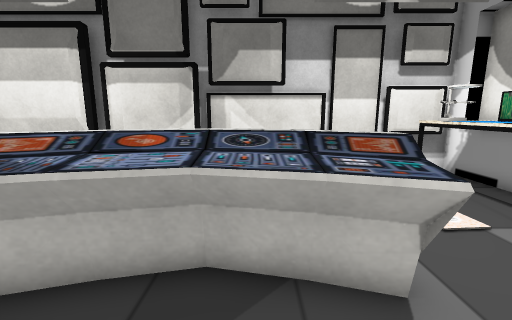
view 1 (above)

13 first-person views from a walk through a scene from a Unity 3-D project. The camera is 1.3 m above the floor, tilts 10° down and sees 90° across. The floor is counted in squares, 0.5 m on a side. Each view is taken from the middle of a square. On the plan, view 1 faces up. The plan holds only what a view shows up to about 18 squares ahead; the rest is blank. The player character is not drawn. Some surface patterns are stand-ins.

view 2
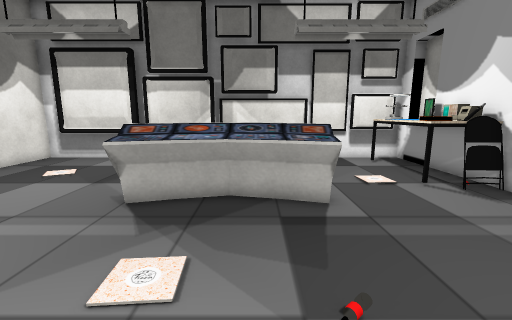

view 3
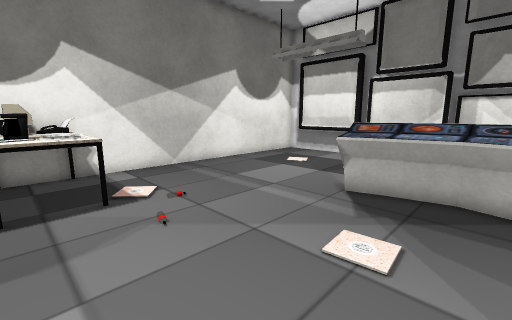

view 4
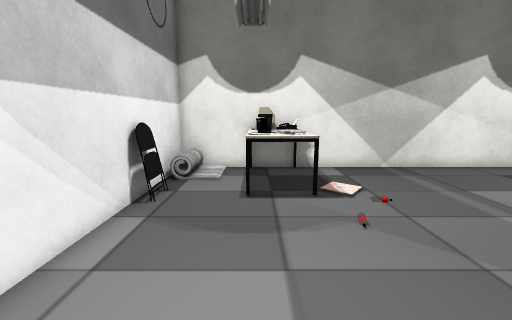

view 5
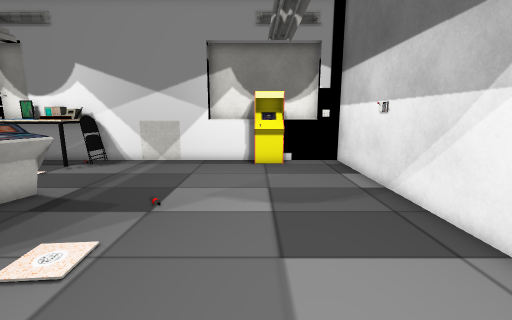

view 6
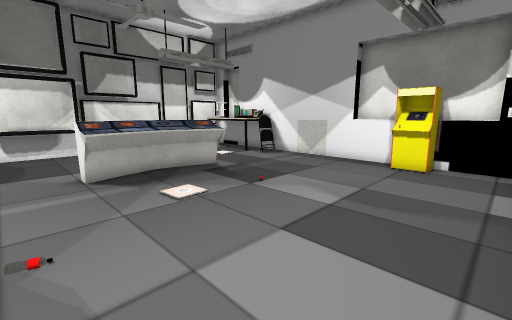

view 7
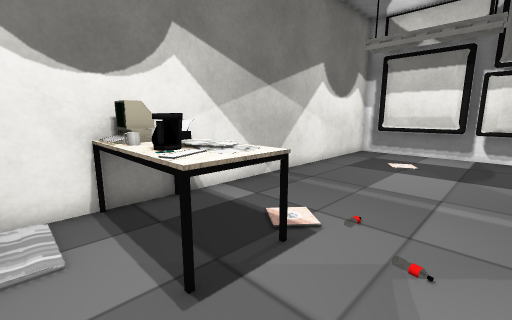

view 8
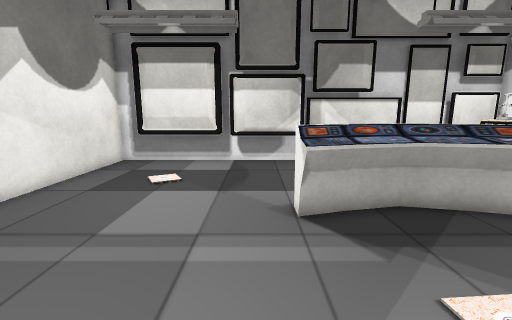

view 9
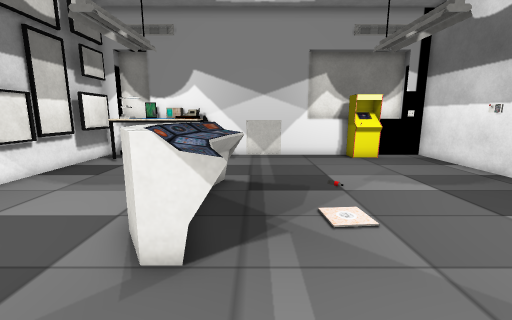

view 10
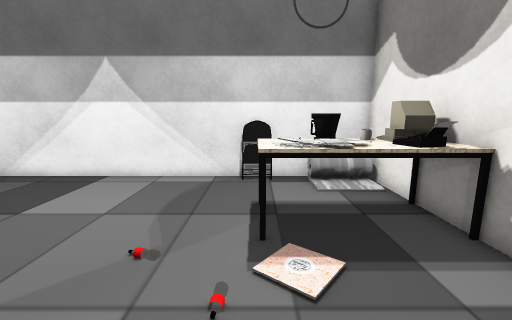

view 11
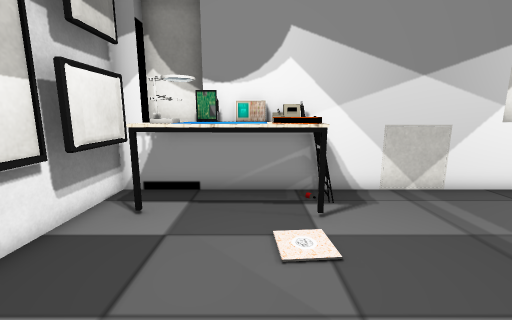

view 12
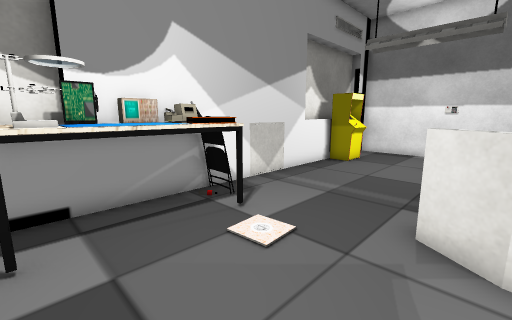

view 13
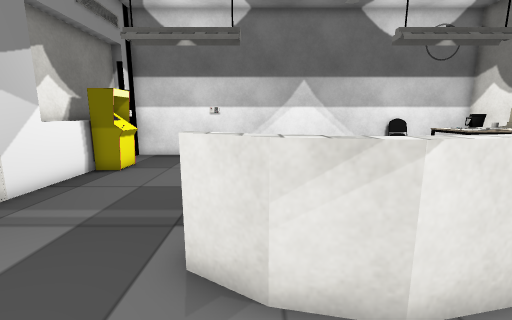

### Floor plan
Key: @ floor where view 1 was taken; # wall or solid block; . floor; = window, fence, low wall or low ledge; ^ raised ledge; O other object.
Columns run from 13 left of view 1 to 9 right of it. Each row starts with its distance up from view 1.
 12      #######OOOO#######
 11 #######OOOOOO OO =#####
 10 #..................OOO#
  9 #..................OOOO
  8 #..................OOOO
  7 #..................OOOO
  6 #..................OOOO
  5 #..........^^^^....OOOO
  4 #........^^^^^^^......#
  3 #........^^^^^^^......#
  2 #........=.....=......#
  1 #.....................#
  0 #............@........#
 -1 #.....................#
 -2 #.....................#
 -3 OOOOOO................#
 -4 OOOOOO..............OO#
 -5 OOOOOO..............OO#
 -6 #....................##
 -7 #  ...................#
 -8 #  .OO................
 -9 #######################

Positions as (right, up) in squares from view 1, and headings:
1: (0, 0), facing up
2: (0, -4), facing up
3: (0, -5), facing up-left
4: (0, -5), facing left
5: (-6, -4), facing right
6: (-6, -8), facing up-right
7: (-5, -7), facing up-left
8: (-5, -3), facing up
9: (-8, 2), facing right
10: (-8, 2), facing down
11: (0, 7), facing right
12: (1, 10), facing down-right
13: (1, 8), facing down
